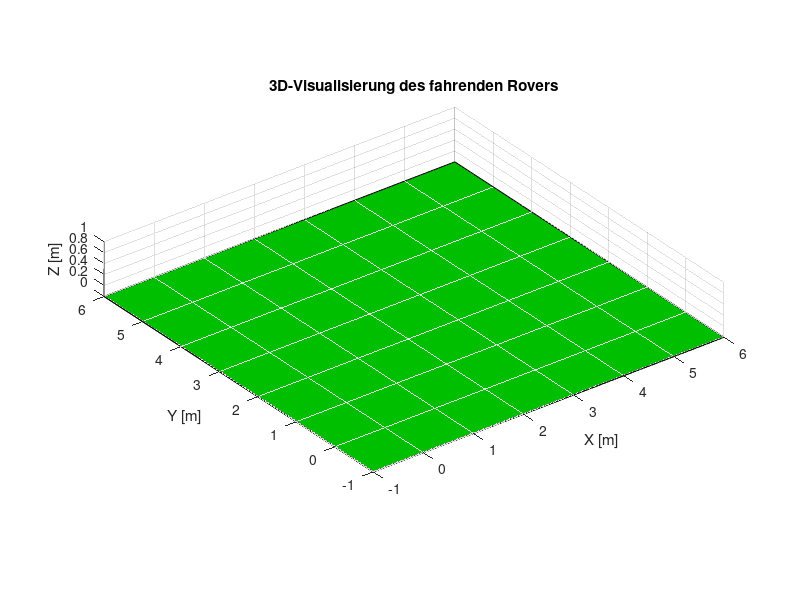

Write MATLAB code to recreate this figure. (Note: this script raises an error after producing the figure.)
%% 3D-Visualisierung der Umgebung
% clear; close all; clc;
figure(1); axis equal; grid on;                                            
xlabel('X [m]'); ylabel('Y [m]'); zlabel('Z [m]');  % Achsen beschriften
xlim([-1 6]); ylim([-1 6]); zlim([0 1]);            % x-&, y-Achse von -1 bis 6; z setzt die Höhe von 0 bis 1 
view(45, 30);                                       % 3D-Perspektive (45 Grad um z-Achse & 30 Grad über xy Ebene)
hold on;                                            % hält aktuellen Plot, damit man mehrere Elemente hinzufügen kann
title('3D-Visualisierung des fahrenden Rovers');
% legend();

x_boden = [-1 6 6 -1];
y_boden = [-1 -1 6 6];
z_boden = [0 0 0 0];
boden = fill3(x_boden, y_boden, z_boden, [0 0.75 0]);  % RGB für saftiges Grün

%% --- Start- & Zielpunkt ---
% Startpunkt (grün, Marker 'o', Größe 10)
startp = plot3(sp(1), sp(2), 0.05, 'go', 'MarkerSize', 6, 'MarkerFaceColor', 'g'); % zeichnet 3D-Raum z=0.05 "Leicht über Boden"

% Zielpunkt (rot, Marker 'o', Größe 10)
zielp = plot3(zp(1), zp(2), 0.05, 'ro', 'MarkerSize', 6, 'MarkerFaceColor', 'r');

%% --- Hindernisse ---
% Parameter für die Kreise
alpha = linspace(0, 2*pi, 50); % Winkel für den Kreis von 0 bis 2pi
hold on;

for i = 1:size(hindernisse,1) % Schleife über alle Hindernisse; size gibt Anzahl der Zeilen zurück
    xh = hindernisse(i,1);
    yh = hindernisse(i,2);
    r = hindernisse(i,3);
    z = 0; % alle auf Boden
    hold on;
    plot3(xh + r*cos(alpha), yh + r*sin(alpha), z*ones(size(alpha)), 'k', 'LineWidth', 2);
end

% Dummy-Plot für Legende der Hindernisse (ein einzelner schwarzer Kreisrand)
hindernis = plot3(NaN, NaN, NaN, 'k', 'LineWidth', 2);

%% --- Pfad ---
[x_pfad, y_pfad] = pfadplaner(sp, zp, hindernisse);

% Pfad anzeigen im vorhandenen Plot (Ebene etc. ist schon da)
pfad = plot3(x_pfad, y_pfad, 0.05 * ones(size(x_pfad)), 'b-', 'LineWidth', 2);  % leicht über Bodenhöhe

%% --- Legende ---
legend([boden, startp, zielp, hindernis, pfad], ...
       {'Wiese', 'Start', 'Ziel', 'Hindernisse', 'Pfad'}, ...
       'Location', 'northeastoutside');
